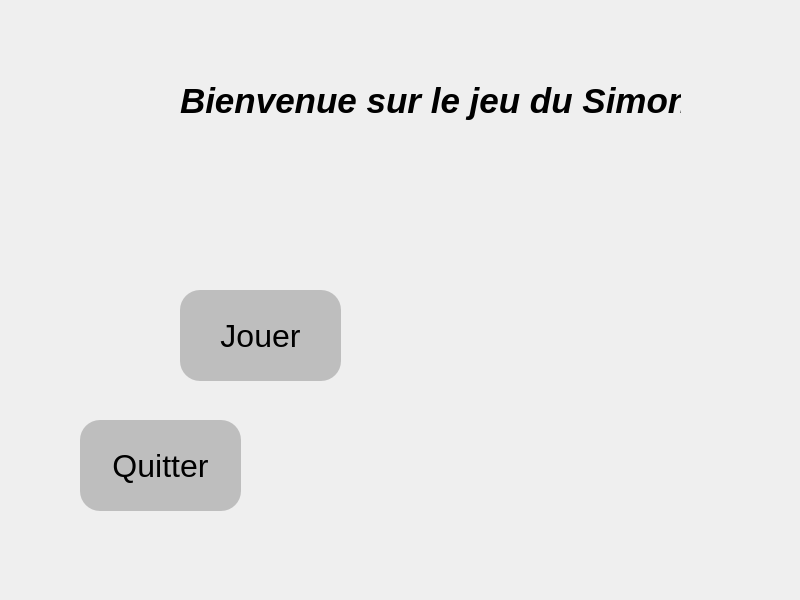
<?xml version="1.0" encoding="UTF-8"?>
<ui version="4.0">
 <class>mainwindow</class>
 <widget class="QMainWindow" name="mainwindow">
  <property name="geometry">
   <rect>
    <x>0</x>
    <y>0</y>
    <width>800</width>
    <height>600</height>
   </rect>
  </property>
  <property name="windowTitle">
   <string>Menu</string>
  </property>
  <widget class="QWidget" name="centralwidget">
   <widget class="QLabel" name="label">
    <property name="geometry">
     <rect>
      <x>180</x>
      <y>20</y>
      <width>501</width>
      <height>161</height>
     </rect>
    </property>
    <property name="font">
     <font>
      <family>Segoe UI</family>
      <pointsize>26</pointsize>
      <italic>true</italic>
      <bold>true</bold>
     </font>
    </property>
    <property name="styleSheet">
     <string notr="true">font:700 italic 26pt &quot;Segoe UI&quot;;
color :black;</string>
    </property>
    <property name="text">
     <string>Bienvenue sur le jeu du Simon</string>
    </property>
   </widget>
   <widget class="QPushButton" name="btn_jouer">
    <property name="geometry">
     <rect>
      <x>180</x>
      <y>290</y>
      <width>161</width>
      <height>91</height>
     </rect>
    </property>
    <property name="font">
     <font>
      <pointsize>24</pointsize>
     </font>
    </property>
    <property name="cursor">
     <cursorShape>PointingHandCursor</cursorShape>
    </property>
    <property name="styleSheet">
     <string notr="true">border-radius:20px;
background-color:rgb(190,190,190);
color:black;</string>
    </property>
    <property name="text">
     <string>Jouer</string>
    </property>
   </widget>
   <widget class="QPushButton" name="btn_exit">
    <property name="geometry">
     <rect>
      <x>80</x>
      <y>420</y>
      <width>161</width>
      <height>91</height>
     </rect>
    </property>
    <property name="font">
     <font>
      <pointsize>24</pointsize>
     </font>
    </property>
    <property name="styleSheet">
     <string notr="true">border-radius:20px;
background-color:rgb(190,190,190);
color:black;</string>
    </property>
    <property name="text">
     <string>Quitter</string>
    </property>
   </widget>
   <widget class="QLabel" name="background">
    <property name="geometry">
     <rect>
      <x>-160</x>
      <y>-20</y>
      <width>961</width>
      <height>601</height>
     </rect>
    </property>
    <property name="text">
     <string/>
    </property>
    <property name="pixmap">
     <pixmap resource="../res.qrc">:/images/Arp.jpg</pixmap>
    </property>
   </widget>
   <zorder>background</zorder>
   <zorder>label</zorder>
   <zorder>btn_jouer</zorder>
   <zorder>btn_exit</zorder>
  </widget>
 </widget>
 <resources>
  <include location="../res.qrc"/>
 </resources>
 <connections/>
</ui>
